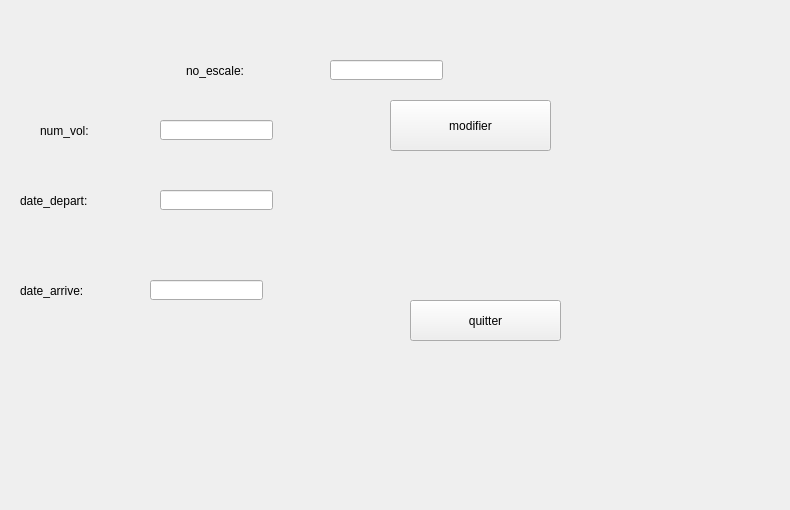
      <widget class="QWidget" name="tab_8">
       <attribute name="title">
        <string>modifier</string>
       </attribute>
       <widget class="QLabel" name="label_21">
        <property name="geometry">
         <rect>
          <x>-10</x>
          <y>-50</y>
          <width>781</width>
          <height>501</height>
         </rect>
        </property>
        <property name="text">
         <string/>
        </property>
        <property name="pixmap">
         <pixmap>../../avis-lufthansa-vol-inde.jpg</pixmap>
        </property>
       </widget>
       <widget class="QLabel" name="label_29">
        <property name="geometry">
         <rect>
          <x>186</x>
          <y>60</y>
          <width>111</width>
          <height>21</height>
         </rect>
        </property>
        <property name="text">
         <string>no_escale:</string>
        </property>
       </widget>
       <widget class="QLabel" name="label_30">
        <property name="geometry">
         <rect>
          <x>40</x>
          <y>120</y>
          <width>101</width>
          <height>21</height>
         </rect>
        </property>
        <property name="text">
         <string>num_vol:</string>
        </property>
       </widget>
       <widget class="QLabel" name="label_31">
        <property name="geometry">
         <rect>
          <x>20</x>
          <y>190</y>
          <width>131</width>
          <height>21</height>
         </rect>
        </property>
        <property name="text">
         <string>date_depart:</string>
        </property>
       </widget>
       <widget class="QLabel" name="label_32">
        <property name="geometry">
         <rect>
          <x>20</x>
          <y>270</y>
          <width>121</width>
          <height>41</height>
         </rect>
        </property>
        <property name="text">
         <string>date_arrive:</string>
        </property>
       </widget>
       <widget class="QLineEdit" name="lineEdit_20">
        <property name="geometry">
         <rect>
          <x>330</x>
          <y>60</y>
          <width>113</width>
          <height>20</height>
         </rect>
        </property>
       </widget>
       <widget class="QLineEdit" name="lineEdit_21">
        <property name="geometry">
         <rect>
          <x>160</x>
          <y>120</y>
          <width>113</width>
          <height>20</height>
         </rect>
        </property>
       </widget>
       <widget class="QLineEdit" name="lineEdit_22">
        <property name="geometry">
         <rect>
          <x>160</x>
          <y>190</y>
          <width>113</width>
          <height>20</height>
         </rect>
        </property>
       </widget>
       <widget class="QLineEdit" name="lineEdit_23">
        <property name="geometry">
         <rect>
          <x>150</x>
          <y>280</y>
          <width>113</width>
          <height>20</height>
         </rect>
        </property>
       </widget>
       <widget class="QPushButton" name="pushButton_modes">
        <property name="geometry">
         <rect>
          <x>390</x>
          <y>100</y>
          <width>161</width>
          <height>51</height>
         </rect>
        </property>
        <property name="text">
         <string>modifier</string>
        </property>
       </widget>
       <widget class="QPushButton" name="pushButton_6">
        <property name="geometry">
         <rect>
          <x>410</x>
          <y>300</y>
          <width>151</width>
          <height>41</height>
         </rect>
        </property>
        <property name="text">
         <string>quitter</string>
        </property>
        <property name="icon">
         <iconset>
          <normaloff>../../a/img/24474973_1653099084782906_654604650_o.png</normaloff>../../a/img/24474973_1653099084782906_654604650_o.png</iconset>
        </property>
       </widget>
      </widget>
